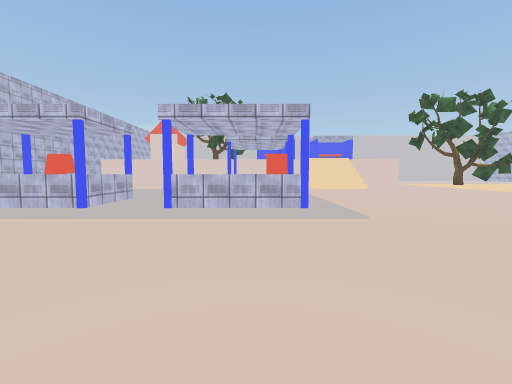
view 1 (above)

24 first-person views from a walk through a scene from a Unity 3-D project. The camera is 1.3 m above the floor, tilts 4° down and sees 90° across. The floor is counted in squares, 2 m on a side. Each view is taken from the middle of a square. On the plan, view 1 faces up. The plan holds only what a view shows up to about 9 squares ahead; the rest is blank. The place goes on beyond the plan. The player is left out. Surface patterns are stand-ins for the level's own textures.

view 2
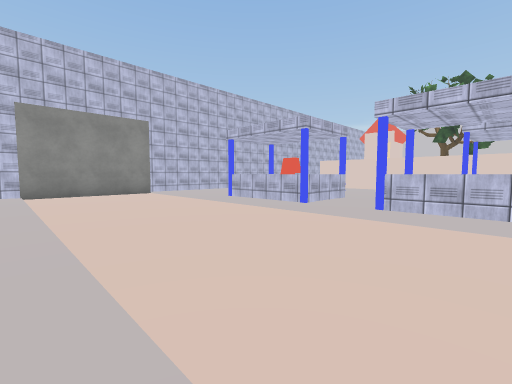

view 3
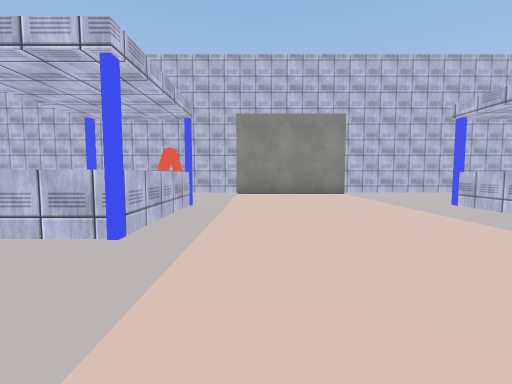

view 4
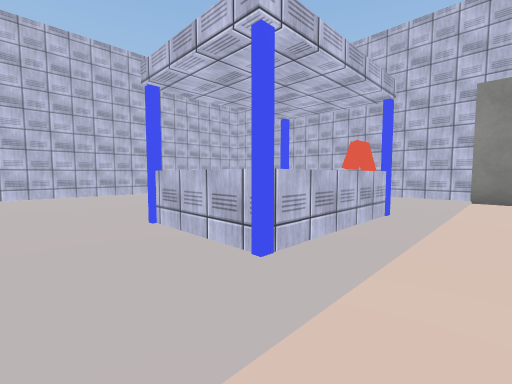

view 5
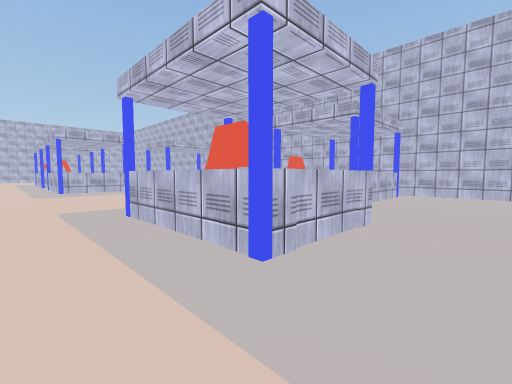

view 6
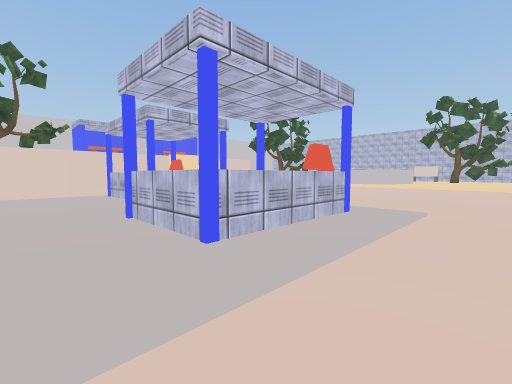

view 7
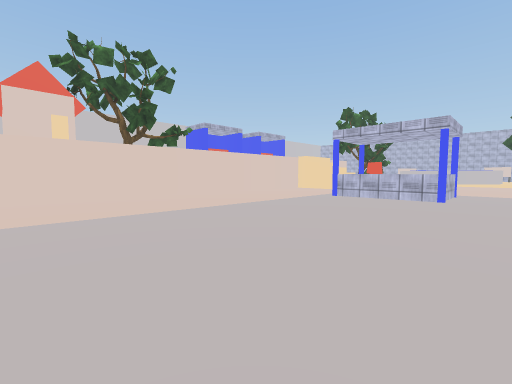

view 8
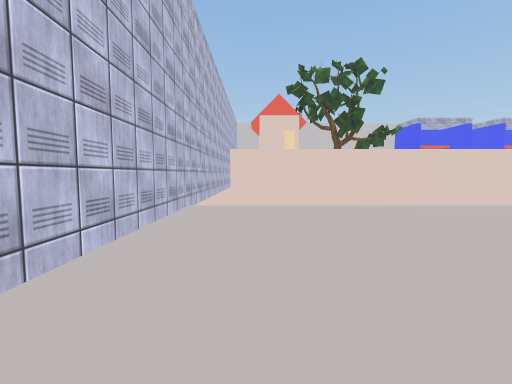

view 9
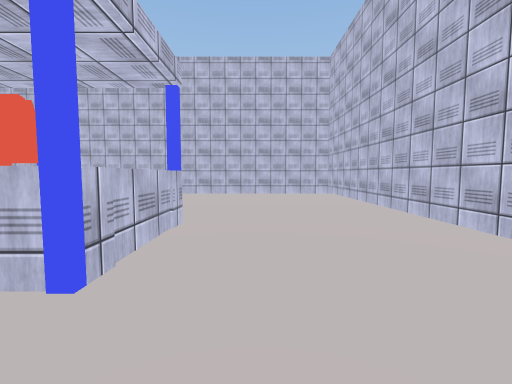

view 10
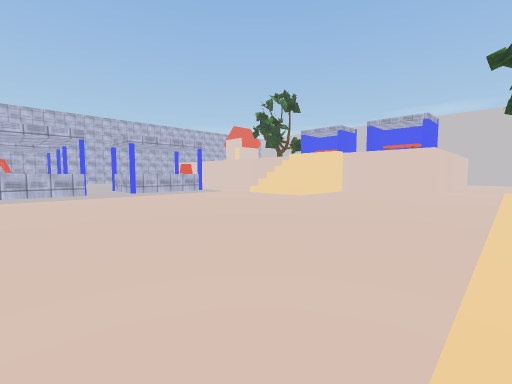

view 11
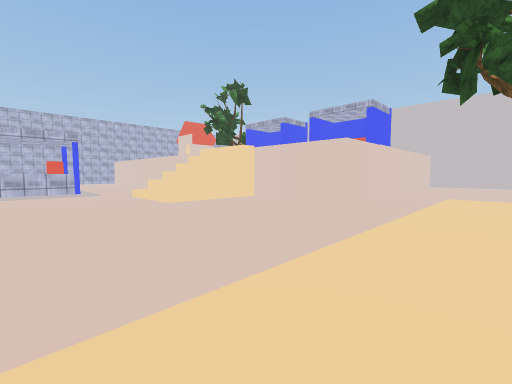

view 12
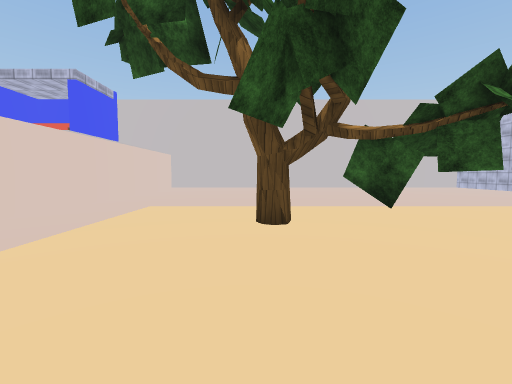

view 13
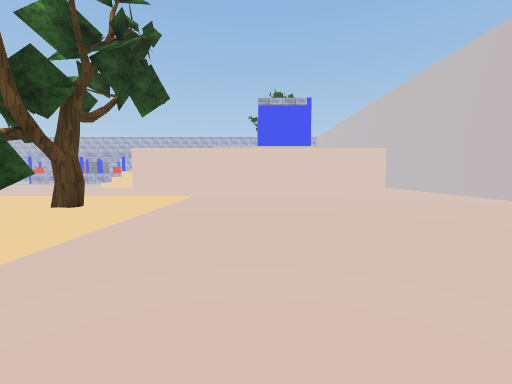

view 14
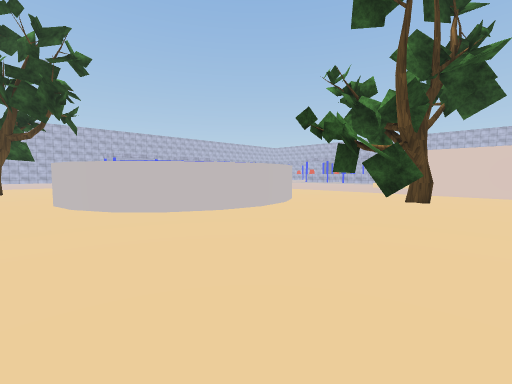

view 15
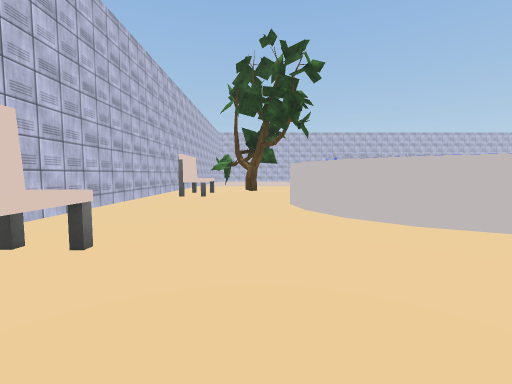

view 16
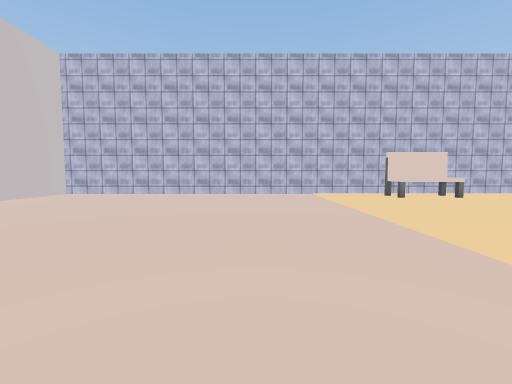

view 17
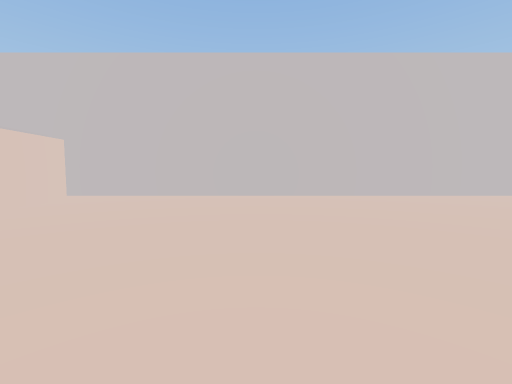

view 18
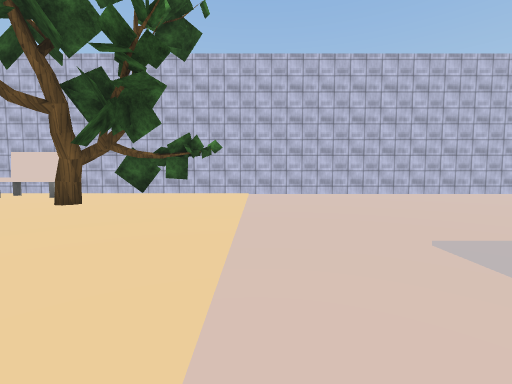

view 19
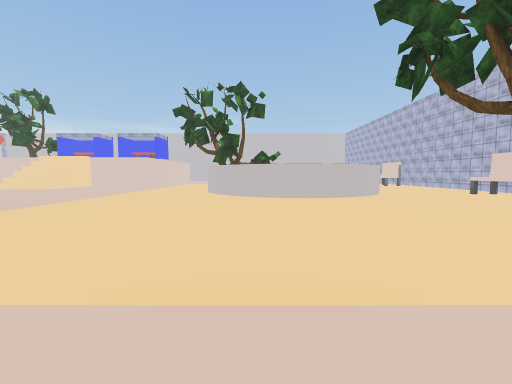

view 20
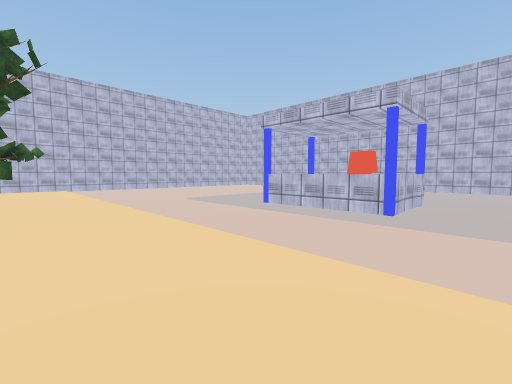

view 21
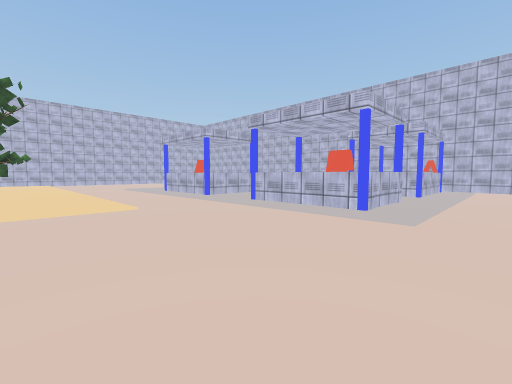

view 22
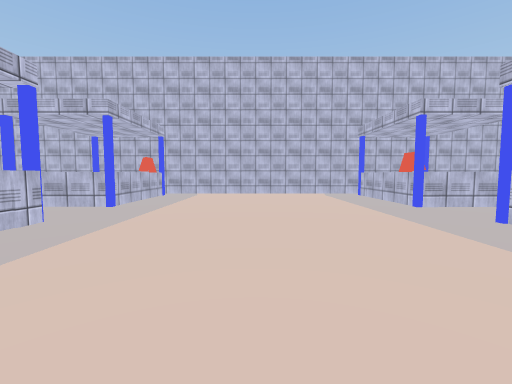

view 23
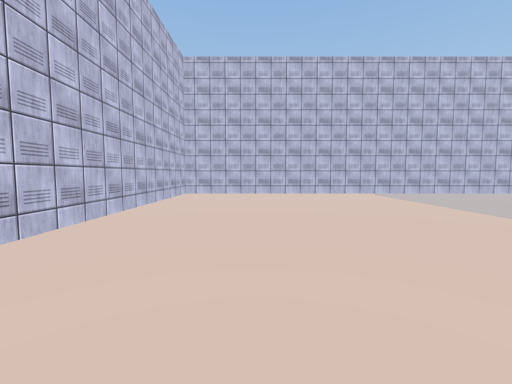

view 24
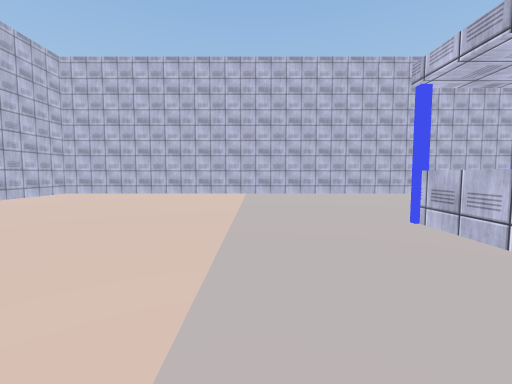

### Floor plan
Key: @ floor where view 1 was taken; # wall or solid block; x gap in a wall; . floor; / step, stairs or slope; = window, fence, low wall or low ledge; ^ raised ledge; O other object.
Columns run from 10 left of view 1 to 23 right of it. Each row starts with its distance up from view 1.
 26                  #################
 25                  ................#
 24                   ...............#
 23                   #..............#
 22                   #..............#
 21                   #..............#
 20                   #..............#
 19                   #..............#
 18                   #..............#
 17                   #..............#
 16                   #...O..........#
 15 ############   ####.....O......O.#
 14 #..........    #...............O.#
 13 #.........   #^#........^^^^.....#
 12 #............///.......    ^.....#
 11 #......... ...........      ^....#
 10 #........^ O...........^    ^....#
  9 #........^ ^...........^   ^.....#
  8 #........#^^............^^^^...O.#
  7 #..........x...................O.#
  6 #...^.^..^.^.................O...#
  5 #...^^Oxx^O^..................O..#
  4 #..............................O.#
  3 #................................#
  2 #............  ..................#
  1 #................................#
  0 #.........@..........#...........#
 -1 #...^O^..O^^.....O ^..O^^........#
 -2 #...^  xx  ^.....^ ^..^ ^........#
 -3 #.... ............. .............#
 -4 #.... ...^^O.....^^ .............#
 -5 #........^ ^.....^  .............#
 -6 #........^ ^.....O =.............#
 -7 #......... ......   .............#
 -8 ##################################

Positions as (right, up) in squares from view 1, and headings:
1: (0, 0), facing up
2: (0, 0), facing up-left
3: (-1, 1), facing left
4: (-2, 1), facing down-left
5: (-3, 1), facing down-right
6: (-3, 3), facing up-right
7: (-8, 7), facing up-right
8: (-8, 6), facing up
9: (-7, 1), facing down
10: (10, 5), facing up-left
11: (11, 9), facing up-left
12: (12, 12), facing up
13: (17, 19), facing left
14: (19, 17), facing down-left
15: (19, 16), facing down
16: (14, 19), facing right
17: (13, 17), facing up
18: (14, 2), facing right
19: (14, 1), facing up
20: (10, 4), facing down-right
21: (5, 4), facing down-right
22: (4, 1), facing down
23: (20, 1), facing down
24: (16, 1), facing down
